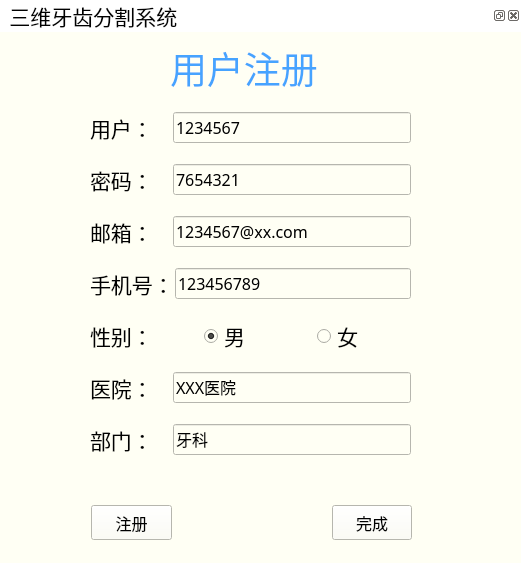
<?xml version="1.0" encoding="UTF-8"?>
<ui version="4.0">
 <class>regist</class>
 <widget class="QWidget" name="regist">
  <property name="geometry">
   <rect>
    <x>0</x>
    <y>0</y>
    <width>521</width>
    <height>563</height>
   </rect>
  </property>
  <property name="windowTitle">
   <string>Form</string>
  </property>
  <layout class="QGridLayout" name="gridLayout">
   <property name="leftMargin">
    <number>0</number>
   </property>
   <property name="topMargin">
    <number>0</number>
   </property>
   <property name="rightMargin">
    <number>0</number>
   </property>
   <property name="bottomMargin">
    <number>0</number>
   </property>
   <property name="spacing">
    <number>0</number>
   </property>
   <item row="0" column="0">
    <widget class="QDockWidget" name="dockWidget">
     <property name="font">
      <font>
       <family>黑体</family>
       <pointsize>16</pointsize>
      </font>
     </property>
     <property name="windowIcon">
      <iconset resource="resources/res.qrc">
       <normaloff>:/signin.png</normaloff>:/signin.png</iconset>
     </property>
     <property name="styleSheet">
      <string notr="true">QDockWidget::title {
    height: 70px;  /* 设置标题栏的高度为30像素 */
   background-color:white ;
}</string>
     </property>
     <property name="features">
      <set>QDockWidget::DockWidgetClosable|QDockWidget::DockWidgetFloatable|QDockWidget::DockWidgetMovable</set>
     </property>
     <property name="windowTitle">
      <string> 三维牙齿分割系统</string>
     </property>
     <widget class="QWidget" name="dockWidgetContents">
      <property name="styleSheet">
       <string notr="true">	background:#FFFFF4</string>
      </property>
      <widget class="QLabel" name="label">
       <property name="geometry">
        <rect>
         <x>170</x>
         <y>10</y>
         <width>151</width>
         <height>51</height>
        </rect>
       </property>
       <property name="font">
        <font>
         <family>黑体</family>
         <pointsize>28</pointsize>
        </font>
       </property>
       <property name="styleSheet">
        <string notr="true">QLabel {
    color: #46A3FF;
}</string>
       </property>
       <property name="text">
        <string>用户注册</string>
       </property>
      </widget>
      <widget class="QWidget" name="layoutWidget">
       <property name="geometry">
        <rect>
         <x>90</x>
         <y>70</y>
         <width>321</width>
         <height>371</height>
        </rect>
       </property>
       <layout class="QVBoxLayout" name="verticalLayout">
        <item>
         <layout class="QHBoxLayout" name="horizontalLayout">
          <property name="spacing">
           <number>20</number>
          </property>
          <item>
           <widget class="QLabel" name="label_2">
            <property name="minimumSize">
             <size>
              <width>0</width>
              <height>40</height>
             </size>
            </property>
            <property name="font">
             <font>
              <family>黑体</family>
              <pointsize>16</pointsize>
             </font>
            </property>
            <property name="text">
             <string>用户：</string>
            </property>
           </widget>
          </item>
          <item>
           <widget class="QLineEdit" name="lineEdit">
            <property name="minimumSize">
             <size>
              <width>0</width>
              <height>30</height>
             </size>
            </property>
            <property name="font">
             <font>
              <family>黑体</family>
              <pointsize>12</pointsize>
             </font>
            </property>
            <property name="text">
             <string>1234567</string>
            </property>
           </widget>
          </item>
         </layout>
        </item>
        <item>
         <layout class="QHBoxLayout" name="horizontalLayout_2">
          <property name="spacing">
           <number>20</number>
          </property>
          <item>
           <widget class="QLabel" name="label_3">
            <property name="minimumSize">
             <size>
              <width>0</width>
              <height>40</height>
             </size>
            </property>
            <property name="font">
             <font>
              <family>黑体</family>
              <pointsize>16</pointsize>
             </font>
            </property>
            <property name="text">
             <string>密码：</string>
            </property>
           </widget>
          </item>
          <item>
           <widget class="QLineEdit" name="lineEdit_2">
            <property name="minimumSize">
             <size>
              <width>0</width>
              <height>30</height>
             </size>
            </property>
            <property name="font">
             <font>
              <family>黑体</family>
              <pointsize>12</pointsize>
             </font>
            </property>
            <property name="text">
             <string>7654321</string>
            </property>
           </widget>
          </item>
         </layout>
        </item>
        <item>
         <layout class="QHBoxLayout" name="horizontalLayout_3">
          <property name="spacing">
           <number>20</number>
          </property>
          <item>
           <widget class="QLabel" name="label_4">
            <property name="minimumSize">
             <size>
              <width>0</width>
              <height>40</height>
             </size>
            </property>
            <property name="font">
             <font>
              <family>黑体</family>
              <pointsize>16</pointsize>
             </font>
            </property>
            <property name="text">
             <string>邮箱：</string>
            </property>
           </widget>
          </item>
          <item>
           <widget class="QLineEdit" name="lineEdit_3">
            <property name="minimumSize">
             <size>
              <width>0</width>
              <height>30</height>
             </size>
            </property>
            <property name="font">
             <font>
              <family>黑体</family>
              <pointsize>12</pointsize>
             </font>
            </property>
            <property name="text">
             <string>1234567@xx.com</string>
            </property>
           </widget>
          </item>
         </layout>
        </item>
        <item>
         <layout class="QHBoxLayout" name="horizontalLayout_4">
          <property name="spacing">
           <number>10</number>
          </property>
          <item>
           <widget class="QLabel" name="label_5">
            <property name="minimumSize">
             <size>
              <width>0</width>
              <height>40</height>
             </size>
            </property>
            <property name="maximumSize">
             <size>
              <width>75</width>
              <height>16777215</height>
             </size>
            </property>
            <property name="font">
             <font>
              <family>黑体</family>
              <pointsize>16</pointsize>
             </font>
            </property>
            <property name="text">
             <string>手机号：</string>
            </property>
           </widget>
          </item>
          <item>
           <widget class="QLineEdit" name="lineEdit_4">
            <property name="minimumSize">
             <size>
              <width>0</width>
              <height>30</height>
             </size>
            </property>
            <property name="font">
             <font>
              <family>黑体</family>
              <pointsize>12</pointsize>
             </font>
            </property>
            <property name="text">
             <string>123456789</string>
            </property>
           </widget>
          </item>
         </layout>
        </item>
        <item>
         <layout class="QHBoxLayout" name="horizontalLayout_7">
          <property name="spacing">
           <number>20</number>
          </property>
          <item>
           <widget class="QLabel" name="label_6">
            <property name="minimumSize">
             <size>
              <width>0</width>
              <height>40</height>
             </size>
            </property>
            <property name="font">
             <font>
              <family>黑体</family>
              <pointsize>16</pointsize>
             </font>
            </property>
            <property name="text">
             <string>性别：</string>
            </property>
           </widget>
          </item>
          <item>
           <widget class="QRadioButton" name="radioButton">
            <property name="enabled">
             <bool>true</bool>
            </property>
            <property name="font">
             <font>
              <family>黑体</family>
              <pointsize>16</pointsize>
             </font>
            </property>
            <property name="text">
             <string>男</string>
            </property>
            <property name="checked">
             <bool>true</bool>
            </property>
           </widget>
          </item>
          <item>
           <widget class="QRadioButton" name="radioButton_2">
            <property name="font">
             <font>
              <family>黑体</family>
              <pointsize>16</pointsize>
             </font>
            </property>
            <property name="text">
             <string>女</string>
            </property>
           </widget>
          </item>
         </layout>
        </item>
        <item>
         <layout class="QHBoxLayout" name="horizontalLayout_5">
          <property name="spacing">
           <number>20</number>
          </property>
          <item>
           <widget class="QLabel" name="label_7">
            <property name="minimumSize">
             <size>
              <width>0</width>
              <height>40</height>
             </size>
            </property>
            <property name="font">
             <font>
              <family>黑体</family>
              <pointsize>16</pointsize>
             </font>
            </property>
            <property name="text">
             <string>医院：</string>
            </property>
           </widget>
          </item>
          <item>
           <widget class="QLineEdit" name="lineEdit_5">
            <property name="minimumSize">
             <size>
              <width>0</width>
              <height>30</height>
             </size>
            </property>
            <property name="font">
             <font>
              <family>黑体</family>
              <pointsize>12</pointsize>
             </font>
            </property>
            <property name="text">
             <string>XXX医院</string>
            </property>
           </widget>
          </item>
         </layout>
        </item>
        <item>
         <layout class="QHBoxLayout" name="horizontalLayout_6">
          <property name="spacing">
           <number>20</number>
          </property>
          <item>
           <widget class="QLabel" name="label_8">
            <property name="minimumSize">
             <size>
              <width>0</width>
              <height>40</height>
             </size>
            </property>
            <property name="font">
             <font>
              <family>黑体</family>
              <pointsize>16</pointsize>
             </font>
            </property>
            <property name="text">
             <string>部门：</string>
            </property>
           </widget>
          </item>
          <item>
           <widget class="QLineEdit" name="lineEdit_6">
            <property name="minimumSize">
             <size>
              <width>0</width>
              <height>30</height>
             </size>
            </property>
            <property name="font">
             <font>
              <family>黑体</family>
              <pointsize>12</pointsize>
             </font>
            </property>
            <property name="text">
             <string>牙科</string>
            </property>
           </widget>
          </item>
         </layout>
        </item>
       </layout>
      </widget>
      <widget class="QWidget" name="layoutWidget">
       <property name="geometry">
        <rect>
         <x>91</x>
         <y>470</y>
         <width>321</width>
         <height>41</height>
        </rect>
       </property>
       <layout class="QHBoxLayout" name="horizontalLayout_8">
        <property name="spacing">
         <number>160</number>
        </property>
        <item>
         <widget class="QPushButton" name="pushButton">
          <property name="minimumSize">
           <size>
            <width>0</width>
            <height>35</height>
           </size>
          </property>
          <property name="font">
           <font>
            <family>黑体</family>
            <pointsize>12</pointsize>
           </font>
          </property>
          <property name="styleSheet">
           <string notr="true">border-image: url(:/press.png);</string>
          </property>
          <property name="text">
           <string>注册</string>
          </property>
         </widget>
        </item>
        <item>
         <widget class="QPushButton" name="pushButton_2">
          <property name="minimumSize">
           <size>
            <width>0</width>
            <height>35</height>
           </size>
          </property>
          <property name="font">
           <font>
            <family>黑体</family>
            <pointsize>12</pointsize>
           </font>
          </property>
          <property name="styleSheet">
           <string notr="true">border-image: url(:/press.png);</string>
          </property>
          <property name="text">
           <string>完成</string>
          </property>
         </widget>
        </item>
       </layout>
      </widget>
     </widget>
    </widget>
   </item>
  </layout>
 </widget>
 <resources>
  <include location="resources/res.qrc"/>
 </resources>
 <connections/>
</ui>
